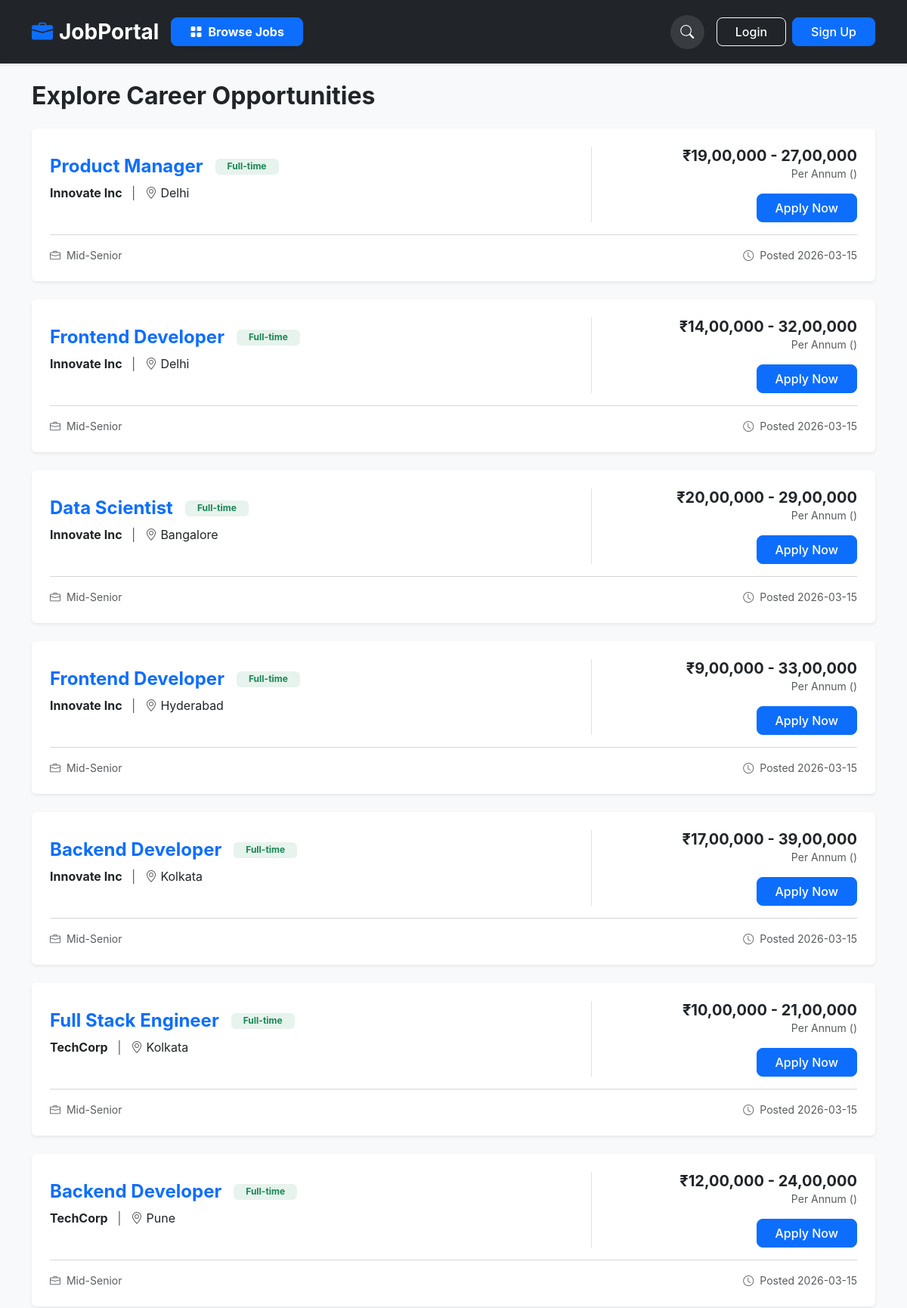
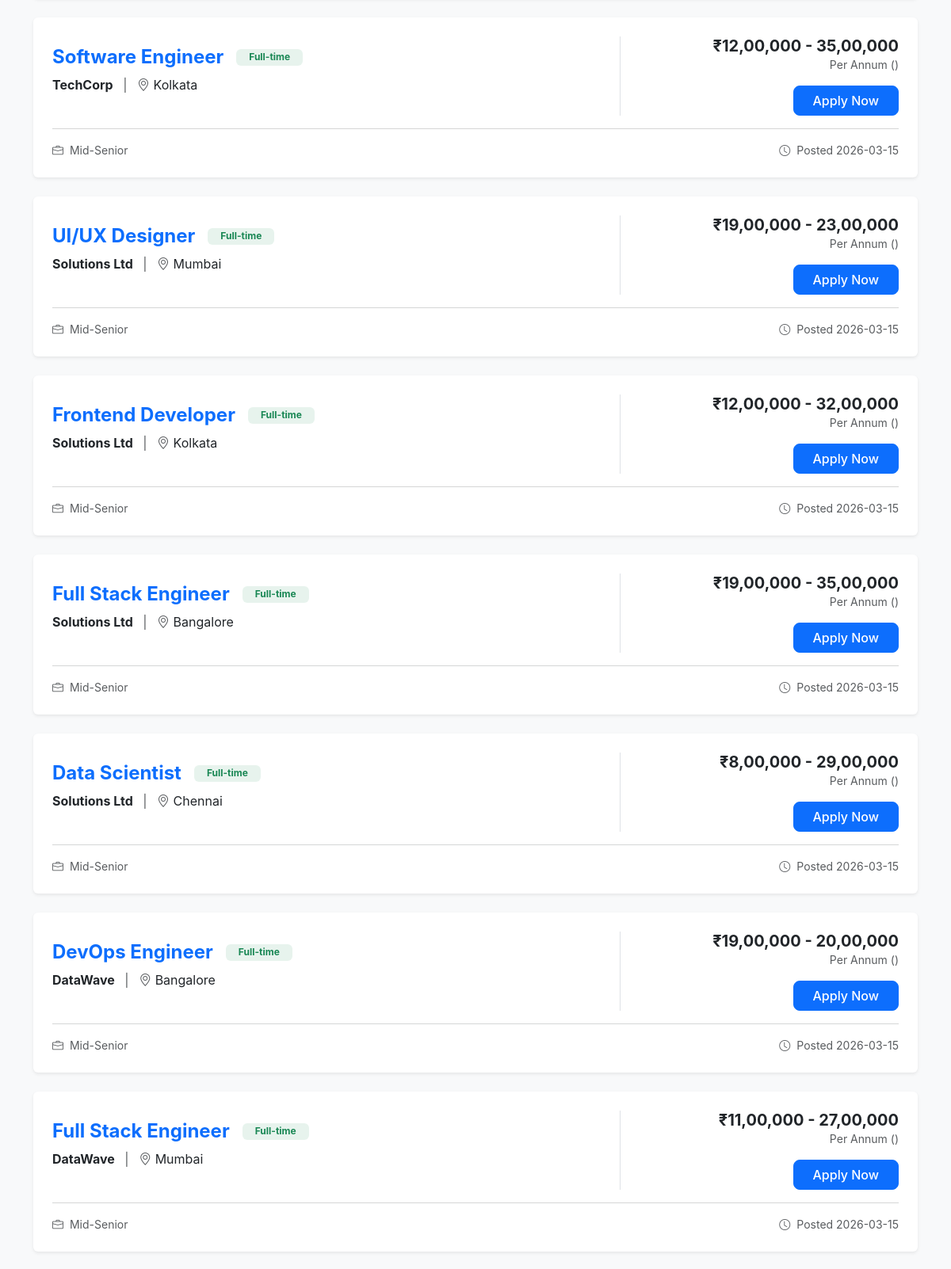
Page /jobs (upper part) on the committed database (2 pictures, top to bottom).
### models.py (models this page shows)
class Job(db.Model):
    id = db.Column(db.Integer, primary_key=True)
    poster_id = db.Column(db.Integer, db.ForeignKey('user.id'), nullable=False)
    title = db.Column(db.String(200), nullable=False)
    company_name = db.Column(db.String(100), nullable=False)
    status = db.Column(db.String(20), default="active")
    description = db.Column(db.Text)
    location = db.Column(db.String(100))
    job_type = db.Column(db.String(50))
    is_remote = db.Column(db.Boolean, default=False)
    experience_level = db.Column(db.String(50))
    salary_min = db.Column(db.Integer)
    salary_max = db.Column(db.Integer)
    posted_at = db.Column(db.DateTime, default=datetime.utcnow)
    applicant_count = db.Column(db.Integer, default=0)
    responsibilities = db.relationship('Responsibility', backref='job', lazy=True, cascade="all, delete-orphan")
    requirements = db.relationship('Requirement', backref='job', lazy=True, cascade="all, delete-orphan")
    tags = db.relationship('Tag', backref='job', lazy=True, cascade="all, delete-orphan")

### app.py (the view)
@app.route("/jobs")
def jobs():
    from sqlalchemy import or_
    search_query = request.args.get("q", "")
    query = Job.query.filter_by(status="active")
    if current_user.is_authenticated and current_user.role == "seeker":
        query = query.filter(~Job.applications.any(user_id=current_user.id))
    if search_query:
        query = query.filter(or_(Job.title.contains(search_query), Job.company_name.contains(search_query)))
    return render_template("jobs.html", jobs=query.all(), search_query=search_query)

### app.py (called while the page is built)
def format_indian(number):
    s = str(int(number or 0))
    if len(s) <= 3: return s
    last_three = s[-3:]
    remaining = s[:-3]
    remaining_rev = remaining[::-1]
    groups = [remaining_rev[i:i+2] for i in range(0, len(remaining_rev), 2)]
    formatted_remaining = ",".join(groups)[::-1]
    return f"{formatted_remaining},{last_three}"

### templates/jobs.html (shortened to what this page needs)
{% extends "base.html" %}
{% block content %}
<div class="d-flex justify-content-between align-items-center mb-4">
    <h2 class="fw-bold mb-0" id="search-results-header">
        {% if search_query %}
            Results for "{{ search_query }}"
        {% else %}
            Explore Career Opportunities
        {% endif %}
    </h2>
</div>
<div class="row" id="job-list-container">
    {% include '_job_cards.html' %}
</div>
{% endblock %}

### templates/_job_cards.html (shortened to what this page needs)
{% for job in jobs %}
<div class="col-12 mb-4 job-item">
    <div class="card shadow-sm border-0 hover-lift transition cursor-pointer"
         onclick="window.location.href='/job/{{ job.id }}'">
        <div class="card-body p-4">
            <div class="row align-items-center">
                <div class="col-md-8">
                    <div class="d-flex align-items-center mb-2">
                        <h4 class="mb-0 fw-bold text-primary">{{ job.title }}</h4>
                        <span class="badge bg-soft-success text-success ms-3 px-3">{{ job.job_type }}</span>
                    </div>
                    <p class="mb-3">
                        <span class="fw-bold text-dark">{{ job.company_name }}</span>
                        <span class="text-muted mx-2">|</span>
                        <i class="bi bi-geo-alt text-muted"></i> {{ job.location }}
                    </p>
                </div>
                <div class="col-md-4 text-md-end border-start-md">
                    <div class="mb-3">
                        <span class="h5 fw-bold text-dark">
                            ₹{{ job.salary_min|indian_format }} - {{ job.salary_max|indian_format }}
                        </span>
                        <div class="small text-muted">Per Annum ({{ job.salary_currency }})</div>
                    </div>
                    <a href="/apply/{{ job.id }}" class="btn btn-primary px-4" onclick="event.stopPropagation();">Apply Now</a>
                </div>
            </div>
            <hr class="my-3 text-muted opacity-25">
            <div class="small text-muted d-flex justify-content-between">
                <span><i class="bi bi-briefcase me-1"></i> {{ job.experience_level }}</span>
                <span><i class="bi bi-clock me-1"></i> Posted {{ job.posted_at.strftime('%Y-%m-%d') if job.posted_at else '' }}</span>
            </div>
        </div>
    </div>
</div>
{% else %}
<div class="col-12 text-center py-5">
    <i class="bi bi-search display-1 text-muted opacity-25"></i>
    <h3 class="mt-4">No jobs found</h3>
    <p class="text-muted">Try adjusting your filters or search keywords.</p>
</div>
{% endfor %}

### static/style.css (style rules this page uses)
body { background:#f5f7fb; font-family:Arial; }
.cursor-pointer { cursor: pointer; }

### templates/base.html (style rules this page uses)
body { background-color: #f8f9fa; font-family: 'Inter', system-ui, -apple-system, sans-serif; }
.btn { border-radius: 8px; font-weight: 500; transition: all 0.2s; }

### templates/jobs.html (style rules this page uses)
.transition { transition: all 0.3s ease; }
.bg-soft-success { background-color: rgba(25, 135, 84, 0.1); }
@media (min-width: 768px) { .border-start-md { border-left: 1px solid #dee2e6!important; } }

### rows in the picture
Job: title "Product Manager", job_type "Full-time", company_name "Innovate Inc", location "Delhi", salary_min|indian_format "19,00,000", salary_max|indian_format "27,00,000", experience_level "Mid-Senior", posted_at "2026-03-15"
Job: title "Frontend Developer", job_type "Full-time", company_name "Innovate Inc", location "Delhi", salary_min|indian_format "14,00,000", salary_max|indian_format "32,00,000", experience_level "Mid-Senior", posted_at "2026-03-15"
Job: title "Data Scientist", job_type "Full-time", company_name "Innovate Inc", location "Bangalore", salary_min|indian_format "20,00,000", salary_max|indian_format "29,00,000", experience_level "Mid-Senior", posted_at "2026-03-15"
Job: title "Frontend Developer", job_type "Full-time", company_name "Innovate Inc", location "Hyderabad", salary_min|indian_format "9,00,000", salary_max|indian_format "33,00,000", experience_level "Mid-Senior", posted_at "2026-03-15"
Job: title "Backend Developer", job_type "Full-time", company_name "Innovate Inc", location "Kolkata", salary_min|indian_format "17,00,000", salary_max|indian_format "39,00,000", experience_level "Mid-Senior", posted_at "2026-03-15"
Job: title "Full Stack Engineer", job_type "Full-time", company_name "TechCorp", location "Kolkata", salary_min|indian_format "10,00,000", salary_max|indian_format "21,00,000", experience_level "Mid-Senior", posted_at "2026-03-15"
Job: title "Backend Developer", job_type "Full-time", company_name "TechCorp", location "Pune", salary_min|indian_format "12,00,000", salary_max|indian_format "24,00,000", experience_level "Mid-Senior", posted_at "2026-03-15"
Job: title "Software Engineer", job_type "Full-time", company_name "TechCorp", location "Kolkata", salary_min|indian_format "12,00,000", salary_max|indian_format "35,00,000", experience_level "Mid-Senior", posted_at "2026-03-15"
Job: title "UI/UX Designer", job_type "Full-time", company_name "Solutions Ltd", location "Mumbai", salary_min|indian_format "19,00,000", salary_max|indian_format "23,00,000", experience_level "Mid-Senior", posted_at "2026-03-15"
Job: title "Frontend Developer", job_type "Full-time", company_name "Solutions Ltd", location "Kolkata", salary_min|indian_format "12,00,000", salary_max|indian_format "32,00,000", experience_level "Mid-Senior", posted_at "2026-03-15"
Job: title "Full Stack Engineer", job_type "Full-time", company_name "Solutions Ltd", location "Bangalore", salary_min|indian_format "19,00,000", salary_max|indian_format "35,00,000", experience_level "Mid-Senior", posted_at "2026-03-15"
Job: title "Data Scientist", job_type "Full-time", company_name "Solutions Ltd", location "Chennai", salary_min|indian_format "8,00,000", salary_max|indian_format "29,00,000", experience_level "Mid-Senior", posted_at "2026-03-15"
Job: title "DevOps Engineer", job_type "Full-time", company_name "DataWave", location "Bangalore", salary_min|indian_format "19,00,000", salary_max|indian_format "20,00,000", experience_level "Mid-Senior", posted_at "2026-03-15"
Job: title "Full Stack Engineer", job_type "Full-time", company_name "DataWave", location "Mumbai", salary_min|indian_format "11,00,000", salary_max|indian_format "27,00,000", experience_level "Mid-Senior", posted_at "2026-03-15"
